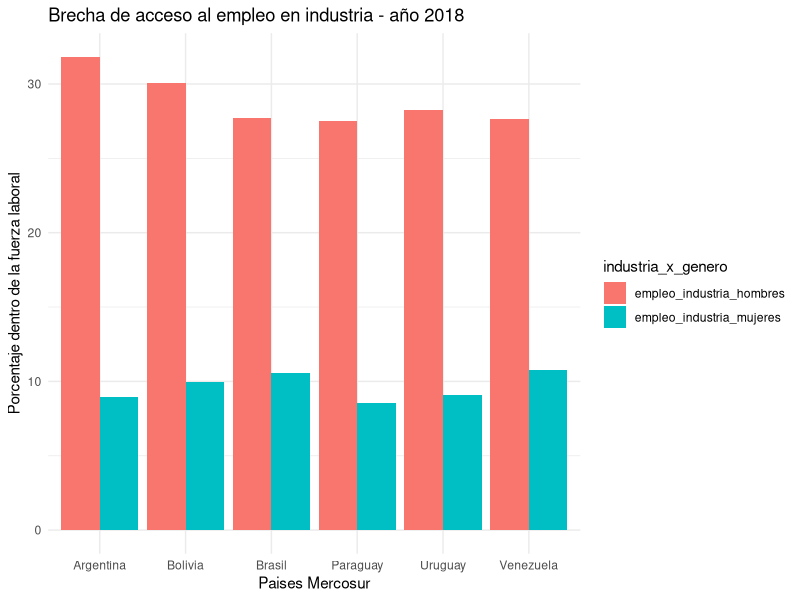

Reproduce this figure in R. (Note: this script raises an error after producing the figure.)
## ---- chunk 1
knitr::opts_chunk$set(echo = TRUE)
library(tidyr)
library(readr)
library(dplyr)
library(ggplot2)
## ---- chunk 2
empleo_genero <- read_csv("datos/empleo_genero.csv")
## ---- chunk 3
empleo_genero_largo <- pivot_longer(empleo_genero, 
                                    cols=4:52, 
                                    names_to = "Anio", 
                                    values_to = "Valor")
## ---- chunk 4
empleo_genero_largo
## ---- chunk 5
empleo_genero_ordenado <- pivot_wider(empleo_genero_largo, 
                                      names_from = variable,
                                      values_from = Valor)|> 
                          mutate(Anio=as.numeric(Anio))
## ---- chunk 6
empleo_genero_ordenado
## ---- chunk 7
glimpse(empleo_genero_ordenado)
## ---- chunk 8
empleo_genero_ordenado|> filter(pais_region !="Latin America & Caribbean" & pais_region != "Mundo" & pais_region != "EspaÃ±a")|> 
                      group_by(Anio)
                        
## ---- chunk 9
empleo_genero_ordenado|> filter(pais_region !="Latin America & Caribbean" & pais_region != "Mundo" & pais_region != "EspaÃ±a")|> 
                      group_by(pais_region)
## ---- chunk 10
empleo_genero_ordenado|> filter(pais_region !="Latin America & Caribbean" & pais_region != "Mundo" & pais_region != "EspaÃ±a" & Anio == 2018)|> 
                    summarise(empleadoras_promedio = mean(empleadoras_mujeres),
                              empleadoras_sd = sd(empleadoras_mujeres),
                              empleadoras_min = min(empleadoras_mujeres),
                              empleadoras_max = max(empleadoras_mujeres))
## ---- chunk 11
empleo_genero_ordenado|> filter(pais_region !="Latin America & Caribbean" & pais_region != "Mundo" & pais_region != "EspaÃ±a" & Anio == 2018)|> 
                    summarise(empleadores_promedio = mean(empleadores_hombres),
                              empleadores_sd = sd(empleadores_hombres),
                              empleadores_min = min(empleadores_hombres),
                              empleadores_max = max(empleadores_hombres))
## ---- chunk 12
empleo_genero_ordenado|> filter(pais_region !="Latin America & Caribbean" & pais_region != "Mundo" & pais_region != "España" & Anio == 2018)|> 
                summarise(autoempleo_mujeres_prom = mean(autoempleo_mujeres),
                          autoempleo_mujeres_sd = sd(autoempleo_mujeres),
                          autoempleo_mujeres_min = min(autoempleo_mujeres),
                          autoempleo_mujeres_max = max(autoempleo_mujeres))
## ---- chunk 13
empleo_genero_ordenado|> filter(pais_region !="Latin America & Caribbean" & pais_region != "Mundo" & pais_region != "EspaÃ±a" & Anio == 2018)|> 
                summarise(autoempleo_hombres_prom = mean(autoempleo_hombres),
                          autoempleo_hombres_sd = sd(autoempleo_hombres),
                          autoempleo_hombres_min = min(autoempleo_hombres),
                          autoempleo_hombres_max = max(autoempleo_hombres))
## ---- chunk 14
empleo_mercosur <- select(empleo_genero_ordenado, pais_region, Anio, empleo_industria_mujeres, empleo_industria_hombres) |>
  filter(pais_region == "Argentina" | pais_region == "Uruguay" | pais_region == "Paraguay" | pais_region == "Brasil" | pais_region == "Venezuela" | pais_region == "Bolivia") |> 
  filter (Anio >= 1998)
## ---- chunk 15
industria_2018 <- select(empleo_mercosur, pais_region, Anio, empleo_industria_mujeres, empleo_industria_hombres)|>
  filter(Anio == 2018) |> 
  pivot_longer(cols =c("empleo_industria_hombres","empleo_industria_mujeres"),
               names_to = "industria_x_genero",  
               values_to = "valor")
 
## ---- chunk 16
ggplot(industria_2018, aes(x=pais_region,y=valor, fill=industria_x_genero))+
  geom_col(position = "dodge") +
  ggtitle ("Brecha de acceso al empleo en industria - año 2018") + 
  labs(x = "Paises Mercosur",y = "Porcentaje dentro de la fuerza laboral") + 
  theme_minimal()
  
## ---- chunk 17
variacion_mujeres_2018_1998 <- select(empleo_genero, variable, pais_region, "1998", "2018")|>
  filter(pais_region == "Argentina" | pais_region == "Uruguay" | pais_region == "Paraguay" | pais_region == "Brasil" | pais_region == "Venezuela" | pais_region == "Bolivia") |>
  filter(variable == "empleo_industria_mujeres")|>
  mutate(variacion=`2018`-`1998`)
## ---- chunk 18
 ggplot (variacion_mujeres_2018_1998, aes(y=variacion)) +
   geom_segment(aes(y=variacion, yend=variacion, x=`1998`, xend=`2018`)) +
   geom_text(aes(y=variacion, x=(`1998`+`2018`)/2, label=dif, vjust=1.5)) + 
   geom_point(data=variacion_mujeres_2018_1998, aes(y=variacion, x=value, color=key), size=4) +
   labs(title="Variación del procentaje de la fuerza laboral femenina inserta en la industria", subtitle="Entre los años 1998 y 2018", x="Paises", y="Variación", color="Año") +
     theme_minimal()
